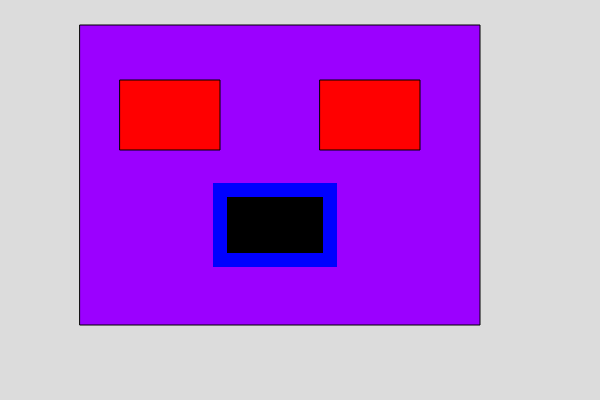
Frame 1 (no input)
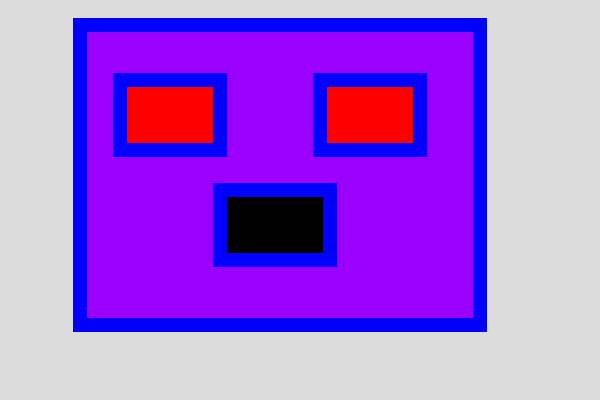
Frame 60 (no input)
Frame 120 (the mouse pressed at the canvas centre since frame 60): identical to frame 60, image omitted

The p5.js sketch that drew these frames (run headless with seeded random() and noise() and a simulated clock; from frame 60 on, the mouse is pressed at the canvas centre):

// p5.js sketch
// ── sketch.js

function setup(){
    createCanvas(600,400);
}

function draw(){
    background(220);
    
    fill(155,0,255)
    rect(80,25,400,300)

    fill(255,0,0)
    rect(120,80,100,70)
    rect(320,80,100,70)
    
    fill(0,0,0)
    stroke(0,0,255)
    strokeWeight(14)
    rect(220,190,110,70)


    
}
